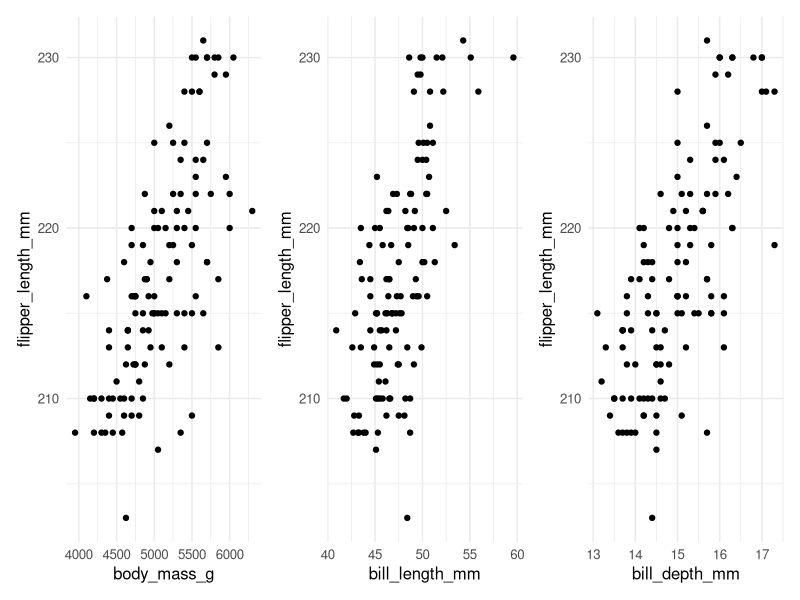

This figure's R source:
## ---- chunk 1
library(tidyverse)
library(patchwork)
library(modelr)
theme_set(theme_minimal(base_size = 12))
## ---- chunk 2
#| fig-width: 8
#| fig-height: 3
#| 
gentoo = palmerpenguins::penguins %>%
  filter(species == "Gentoo")

p1 = gentoo %>%
  ggplot(aes(x = body_mass_g, y = flipper_length_mm)) + 
  geom_point()

p2 = gentoo %>%
  ggplot(aes(x = bill_length_mm, y = flipper_length_mm)) + 
  geom_point()

p3 = gentoo %>%
  ggplot(aes(x = bill_depth_mm, y = flipper_length_mm)) + 
  geom_point()

p1 + p2 + p3
## ---- chunk 3
lm(flipper_length_mm ~ body_mass_g, data = gentoo)
lm(flipper_length_mm ~ bill_length_mm, data = gentoo)
lm(flipper_length_mm ~ bill_depth_mm, data = gentoo)
lm(flipper_length_mm ~ body_mass_g + bill_length_mm + bill_depth_mm, data = gentoo)
## ---- chunk 4
lm(flipper_length_mm ~ body_mass_g + bill_length_mm + bill_depth_mm, data = gentoo) %>% summary()
